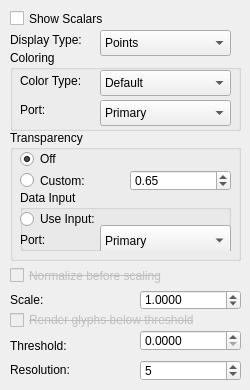
          <widget class="QWidget" name="scalarTab_">
           <attribute name="title">
            <string>Scalar</string>
           </attribute>
           <widget class="QCheckBox" name="normalizeScalarsCheckBox_">
            <property name="enabled">
             <bool>false</bool>
            </property>
            <property name="geometry">
             <rect>
              <x>10</x>
              <y>260</y>
              <width>231</width>
              <height>31</height>
             </rect>
            </property>
            <property name="minimumSize">
             <size>
              <width>0</width>
              <height>20</height>
             </size>
            </property>
            <property name="font">
             <font>
              <strikeout>true</strikeout>
             </font>
            </property>
            <property name="text">
             <string>Normalize before scaling</string>
            </property>
           </widget>
           <widget class="QLabel" name="label_11">
            <property name="geometry">
             <rect>
              <x>10</x>
              <y>360</y>
              <width>91</width>
              <height>20</height>
             </rect>
            </property>
            <property name="text">
             <string>Resolution:</string>
            </property>
           </widget>
           <widget class="QLabel" name="label_10">
            <property name="geometry">
             <rect>
              <x>10</x>
              <y>290</y>
              <width>91</width>
              <height>20</height>
             </rect>
            </property>
            <property name="text">
             <string>Scale:</string>
            </property>
           </widget>
           <widget class="QCheckBox" name="renderScalarsBelowThresholdCheckBox_">
            <property name="enabled">
             <bool>false</bool>
            </property>
            <property name="geometry">
             <rect>
              <x>10</x>
              <y>310</y>
              <width>231</width>
              <height>20</height>
             </rect>
            </property>
            <property name="minimumSize">
             <size>
              <width>0</width>
              <height>20</height>
             </size>
            </property>
            <property name="font">
             <font>
              <strikeout>true</strikeout>
             </font>
            </property>
            <property name="text">
             <string>Render glyphs below threshold</string>
            </property>
           </widget>
           <widget class="QDoubleSpinBox" name="scaleScalarsDoubleSpinBox_">
            <property name="enabled">
             <bool>true</bool>
            </property>
            <property name="geometry">
             <rect>
              <x>140</x>
              <y>290</y>
              <width>101</width>
              <height>20</height>
             </rect>
            </property>
            <property name="decimals">
             <number>4</number>
            </property>
            <property name="minimum">
             <double>0.000100000000000</double>
            </property>
            <property name="maximum">
             <double>100.000000000000000</double>
            </property>
            <property name="singleStep">
             <double>0.100000000000000</double>
            </property>
            <property name="value">
             <double>1.000000000000000</double>
            </property>
           </widget>
           <widget class="QSpinBox" name="scalarsResolutionSpinBox_">
            <property name="geometry">
             <rect>
              <x>140</x>
              <y>360</y>
              <width>101</width>
              <height>21</height>
             </rect>
            </property>
            <property name="minimum">
             <number>3</number>
            </property>
            <property name="maximum">
             <number>20</number>
            </property>
            <property name="value">
             <number>5</number>
            </property>
           </widget>
           <widget class="QCheckBox" name="showScalarsCheckBox_">
            <property name="geometry">
             <rect>
              <x>10</x>
              <y>10</y>
              <width>101</width>
              <height>17</height>
             </rect>
            </property>
            <property name="sizePolicy">
             <sizepolicy hsizetype="Minimum" vsizetype="Fixed">
              <horstretch>0</horstretch>
              <verstretch>0</verstretch>
             </sizepolicy>
            </property>
            <property name="minimumSize">
             <size>
              <width>0</width>
              <height>0</height>
             </size>
            </property>
            <property name="text">
             <string>Show Scalars</string>
            </property>
           </widget>
           <widget class="QDoubleSpinBox" name="scalarsThresholdDoubleSpinBox_">
            <property name="geometry">
             <rect>
              <x>140</x>
              <y>330</y>
              <width>101</width>
              <height>21</height>
             </rect>
            </property>
            <property name="decimals">
             <number>4</number>
            </property>
            <property name="maximum">
             <double>100.000000000000000</double>
            </property>
            <property name="singleStep">
             <double>0.100000000000000</double>
            </property>
           </widget>
           <widget class="QLabel" name="label_3">
            <property name="geometry">
             <rect>
              <x>10</x>
              <y>330</y>
              <width>60</width>
              <height>31</height>
             </rect>
            </property>
            <property name="text">
             <string>Threshold:</string>
            </property>
           </widget>
           <widget class="QGroupBox" name="scalarColoringGroupBox_2">
            <property name="enabled">
             <bool>true</bool>
            </property>
            <property name="geometry">
             <rect>
              <x>10</x>
              <y>130</y>
              <width>231</width>
              <height>131</height>
             </rect>
            </property>
            <property name="title">
             <string>Transparency</string>
            </property>
            <widget class="QGroupBox" name="scalarsTransparencyDataInputGroupBox_2">
             <property name="geometry">
              <rect>
               <x>10</x>
               <y>60</y>
               <width>211</width>
               <height>61</height>
              </rect>
             </property>
             <property name="title">
              <string>Data Input</string>
             </property>
             <widget class="QRadioButton" name="scalarsDataPortTransparencyRButton_">
              <property name="geometry">
               <rect>
                <x>0</x>
                <y>20</y>
                <width>201</width>
                <height>18</height>
               </rect>
              </property>
              <property name="text">
               <string>Use Input:</string>
              </property>
              <property name="checked">
               <bool>false</bool>
              </property>
             </widget>
             <widget class="QLabel" name="label_13">
              <property name="geometry">
               <rect>
                <x>0</x>
                <y>40</y>
                <width>88</width>
                <height>20</height>
               </rect>
              </property>
              <property name="text">
               <string>Port:</string>
              </property>
             </widget>
             <widget class="QComboBox" name="scalarsTransparencyInputComboBox">
              <property name="geometry">
               <rect>
                <x>80</x>
                <y>35</y>
                <width>131</width>
                <height>31</height>
               </rect>
              </property>
              <item>
               <property name="text">
                <string>Primary</string>
               </property>
              </item>
              <item>
               <property name="text">
                <string>Secondary</string>
               </property>
              </item>
              <item>
               <property name="text">
                <string>Tertiary</string>
               </property>
              </item>
             </widget>
            </widget>
            <widget class="QRadioButton" name="scalarsTransparencyOffRButton_">
             <property name="geometry">
              <rect>
               <x>10</x>
               <y>20</y>
               <width>210</width>
               <height>18</height>
              </rect>
             </property>
             <property name="text">
              <string>Off</string>
             </property>
             <property name="checked">
              <bool>true</bool>
             </property>
            </widget>
            <widget class="QRadioButton" name="scalarsCustomTransparencyRButton_">
             <property name="enabled">
              <bool>true</bool>
             </property>
             <property name="geometry">
              <rect>
               <x>10</x>
               <y>40</y>
               <width>100</width>
               <height>21</height>
              </rect>
             </property>
             <property name="font">
              <font>
               <strikeout>false</strikeout>
              </font>
             </property>
             <property name="text">
              <string>Custom:</string>
             </property>
            </widget>
            <widget class="QDoubleSpinBox" name="scalarsTransparencyDoubleSpinBox_">
             <property name="geometry">
              <rect>
               <x>120</x>
               <y>40</y>
               <width>101</width>
               <height>21</height>
              </rect>
             </property>
             <property name="minimumSize">
              <size>
               <width>80</width>
               <height>0</height>
              </size>
             </property>
             <property name="maximum">
              <double>1.000000000000000</double>
             </property>
             <property name="singleStep">
              <double>0.010000000000000</double>
             </property>
             <property name="value">
              <double>0.650000000000000</double>
             </property>
            </widget>
           </widget>
           <widget class="QGroupBox" name="vectorColoringGroupBox_6">
            <property name="enabled">
             <bool>true</bool>
            </property>
            <property name="geometry">
             <rect>
              <x>10</x>
              <y>50</y>
              <width>231</width>
              <height>81</height>
             </rect>
            </property>
            <property name="title">
             <string>Coloring</string>
            </property>
            <widget class="QLabel" name="label_32">
             <property name="geometry">
              <rect>
               <x>10</x>
               <y>20</y>
               <width>67</width>
               <height>21</height>
              </rect>
             </property>
             <property name="text">
              <string>Color Type:</string>
             </property>
            </widget>
            <widget class="QComboBox" name="vectorsColoringInputComboBox_7">
             <property name="geometry">
              <rect>
               <x>90</x>
               <y>20</y>
               <width>131</width>
               <height>26</height>
              </rect>
             </property>
             <item>
              <property name="text">
               <string>Default</string>
              </property>
             </item>
             <item>
              <property name="text">
               <string>Colormap Lookup</string>
              </property>
             </item>
             <item>
              <property name="text">
               <string>Conversion to RGB</string>
              </property>
             </item>
            </widget>
            <widget class="QLabel" name="label_31">
             <property name="geometry">
              <rect>
               <x>10</x>
               <y>50</y>
               <width>88</width>
               <height>20</height>
              </rect>
             </property>
             <property name="text">
              <string>Port:</string>
             </property>
            </widget>
            <widget class="QComboBox" name="vectorsColoringInputComboBox_6">
             <property name="geometry">
              <rect>
               <x>90</x>
               <y>50</y>
               <width>131</width>
               <height>26</height>
              </rect>
             </property>
             <item>
              <property name="text">
               <string>Primary</string>
              </property>
             </item>
             <item>
              <property name="text">
               <string>Secondary</string>
              </property>
             </item>
             <item>
              <property name="text">
               <string>Tertiary</string>
              </property>
             </item>
            </widget>
           </widget>
           <widget class="QLabel" name="label_30">
            <property name="geometry">
             <rect>
              <x>10</x>
              <y>30</y>
              <width>100</width>
              <height>20</height>
             </rect>
            </property>
            <property name="text">
             <string>Display Type:</string>
            </property>
           </widget>
           <widget class="QComboBox" name="vectorsColoringInputComboBox_5">
            <property name="geometry">
             <rect>
              <x>100</x>
              <y>30</y>
              <width>131</width>
              <height>26</height>
             </rect>
            </property>
            <item>
             <property name="text">
              <string>Points</string>
             </property>
            </item>
            <item>
             <property name="text">
              <string>Spheres</string>
             </property>
            </item>
            <item>
             <property name="text">
              <string>Boxes</string>
             </property>
            </item>
            <item>
             <property name="text">
              <string>Axis</string>
             </property>
            </item>
           </widget>
          </widget>
